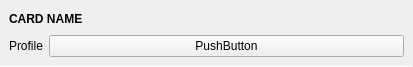
<?xml version="1.0" encoding="UTF-8"?>
<ui version="4.0">
 <class>CardWidget</class>
 <widget class="QWidget" name="CardWidget">
  <property name="geometry">
   <rect>
    <x>0</x>
    <y>0</y>
    <width>413</width>
    <height>67</height>
   </rect>
  </property>
  <property name="windowTitle">
   <string>Form</string>
  </property>
  <layout class="QVBoxLayout" name="verticalLayout">
   <property name="spacing">
    <number>0</number>
   </property>
   <property name="leftMargin">
    <number>0</number>
   </property>
   <property name="topMargin">
    <number>0</number>
   </property>
   <property name="rightMargin">
    <number>0</number>
   </property>
   <property name="bottomMargin">
    <number>0</number>
   </property>
   <item>
    <layout class="QGridLayout" name="gridLayout">
     <property name="leftMargin">
      <number>9</number>
     </property>
     <property name="topMargin">
      <number>9</number>
     </property>
     <property name="rightMargin">
      <number>9</number>
     </property>
     <property name="bottomMargin">
      <number>9</number>
     </property>
     <property name="spacing">
      <number>6</number>
     </property>
     <item row="1" column="0">
      <widget class="QLabel" name="label">
       <property name="text">
        <string>Profile</string>
       </property>
      </widget>
     </item>
     <item row="1" column="1">
      <widget class="QPushButton" name="profileButton">
       <property name="sizePolicy">
        <sizepolicy hsizetype="Expanding" vsizetype="Fixed">
         <horstretch>0</horstretch>
         <verstretch>0</verstretch>
        </sizepolicy>
       </property>
       <property name="text">
        <string notr="true">PushButton</string>
       </property>
      </widget>
     </item>
     <item row="0" column="0" colspan="2">
      <widget class="QLabel" name="nameLabel">
       <property name="font">
        <font>
         <weight>75</weight>
         <bold>true</bold>
        </font>
       </property>
       <property name="text">
        <string notr="true">CARD NAME</string>
       </property>
      </widget>
     </item>
    </layout>
   </item>
   <item>
    <widget class="Line" name="line">
     <property name="maximumSize">
      <size>
       <width>16777215</width>
       <height>1</height>
      </size>
     </property>
     <property name="orientation">
      <enum>Qt::Horizontal</enum>
     </property>
    </widget>
   </item>
  </layout>
 </widget>
 <resources/>
 <connections/>
</ui>
